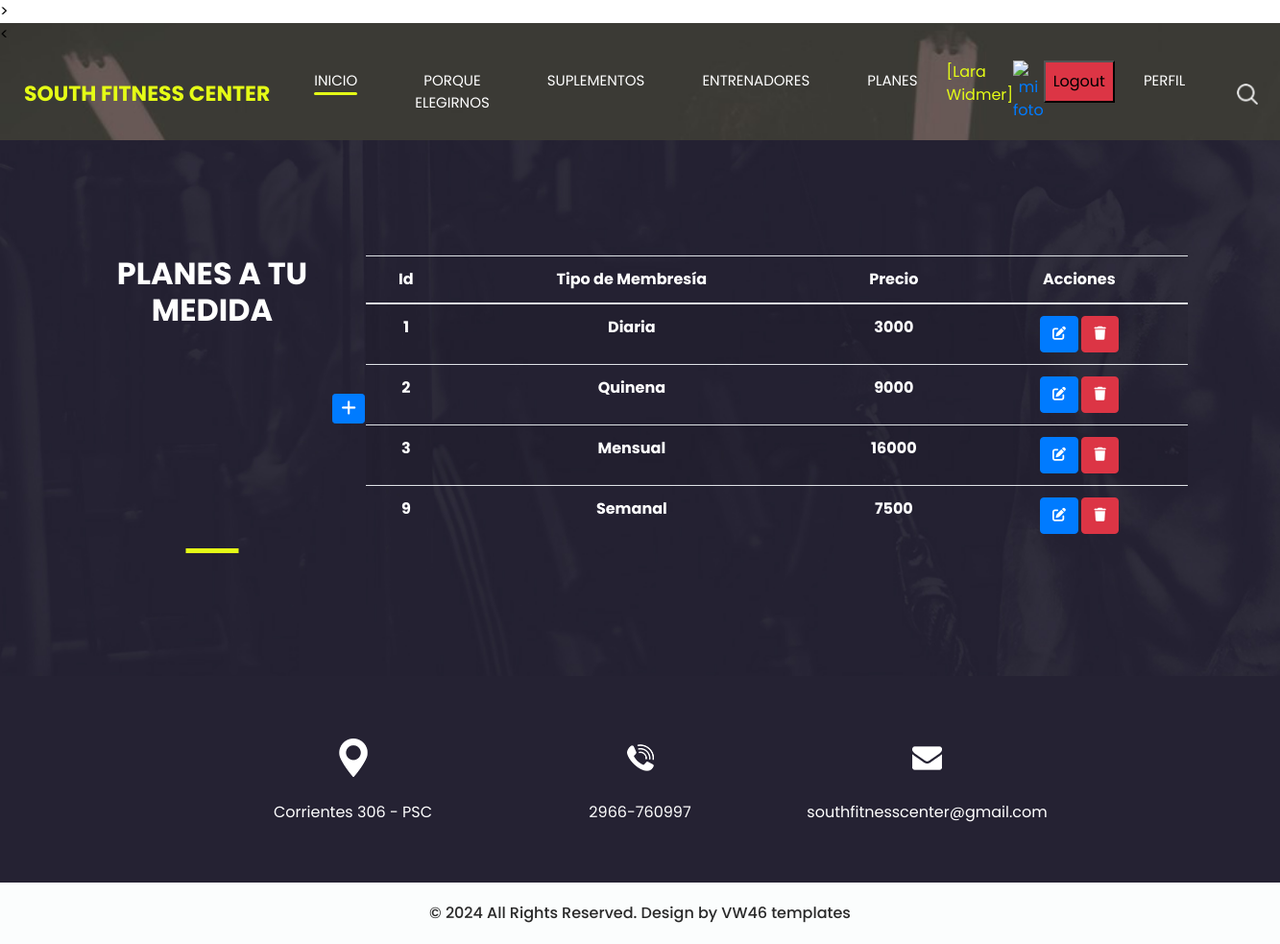
Page /membresias/ (signed in) on the committed database.
### entidades/models.py (models this page shows, shortened)
class Membresias(models.Model):
    nombre = models.CharField(max_length=50)
    precio = models.IntegerField()

### entidades/views.py (the view)
# urls.py: path('membresias/', membresias_list.as_view(), name="membresias"),
class membresias_list(LoginRequiredMixin, ListView):
    model = Membresias

### entidades/templates/entidades/membresias_list.html (shortened to what this page needs)
{% extends "entidades/trainer.html" %}
{% block titulo %}
<link rel="stylesheet" href="https://cdnjs.cloudflare.com/ajax/libs/font-awesome/6.4.0/css/all.min.css">
<section class="trainer_section layout_padding">
    <div class="container">
      <div class="heading_container">
        <h2>
            Planes a tu medida
        </h2>
        <table>
            <tr>
                <td>
                    <a
                    href="{% url 'membresias_create' %}"
                    class="btn btn-primary btn-sm"
                    >
                    </a>
                </td>
            </tr>
        </table>
        <table class="table table-striped">
            <thead>
                <tr>
                    <th>Id</th>
                    <th>Tipo de Membresía</th>
                    <th>Precio</th>
                    <th>Acciones</th>
                </tr>
            </thead>
            <tbody>
            {% for m in membresias_list %}
                <tr>
                    <th>{{ m.id }}</th>
                    <th>{{ m.nombre }}</th>
                    <th>{{ m.precio }}</th>
                    <th>
                        <a
                            href="{% url 'membresias_update' m.id %}"
                            class="btn btn-primary"
                            style="--bs-btn-padding-y: .25rem; --bs-btn-padding-x: .5rem; --bs-btn-font-size: .75rem;"
                            ><i class="fa fa-edit fa-sm" title="Edit Record"></i>
                        </a>
                        <a
                            href="{% url 'membresias_delete' m.id %}"
                            class="btn btn-danger"
                            style="--bs-btn-padding-y: .25rem; --bs-btn-padding-x: .5rem; --bs-btn-font-size: .75rem;"
                            ><i class="fa fa-trash fa-sm" title="Delete Record"></i>
                        </a>
                    </th>
                </tr>
            {% endfor %}
            </tbody>
        </table>
      </div>
    </div class="container">
</section class="trainer_section layout_padding">
{% endblock titulo %}

### entidades/templates/entidades/trainer.html (shortened to what this page needs)
<!DOCTYPE html>
<html>
<head>
  {% load static %}
  <link rel="stylesheet" type="text/css" href="https://cdnjs.cloudflare.com/ajax/libs/OwlCarousel2/2.3.4/assets/owl.carousel.min.css" />
  <link rel="stylesheet" type="text/css" href="{% static 'css/bootstrap.css' %}" />
  <link href="{% static 'css/style.css' %}" rel="stylesheet" />
  <link href="{% static 'css/responsive.css' %}" rel="stylesheet" />
</head>>
<body class="sub_page">
  <div class="hero_area">
    <<header class="header_section">
      <div class="container-fluid">
        <nav class="navbar navbar-expand-lg custom_nav-container ">
          <a class="navbar-brand" href="index.html">
            <span>
              South Fitness Center
            </span>
          </a>
          <div class="collapse navbar-collapse" id="navbarSupportedContent">
            <div class="d-flex ml-auto flex-column flex-lg-row align-items-center">
              <ul class="navbar-nav  ">
                {% if user.is_authenticated %}
                <li class="nav-item active">
                  <a class="nav-link" href="{% url 'home' %}">Inicio <span class="sr-only">(current)</span></a>
                </li>
                <li class="nav-item ">
                  <a class="nav-link" href="{% url 'why' %}"> Porque elegirnos </a>
                </li>
                <li class="nav-item">
                  <a class="nav-link" href="{% url 'trainer' %}"> Suplementos</a>
                </li>
                <li class="nav-item">
                  <a class="nav-link" href="{% url 'entrenadores' %}"> Entrenadores</a>
                </li>
                <li class="nav-item">
                  <a class="nav-link" href="{% url 'membresias' %}"> Planes</a>
                </li>
                <li class="nav-item">
                  <p style="color:#E5FC16"> [{{user.first_name}} {{user.last_name}}] </p>
                </li>
                <div class="text-center">
                  <a href= "{% url 'agregar_avatar' %}"><img src="{{ request.session.avatar }}" height="40px" weight="40px" alt="mi foto"></a>
                </div>
                <form method="post" action="{% url 'logout' %}">
                  <button type="submit" class="nav-link bg-danger ms-2">Logout</button>
                </form>
                <li class="nav-item">
                  <a class="nav-link" href="{% url 'perfil' %}"> Perfil</a>
                </li>
                {% endif %}
              </ul>
              <div class="user_option">
                <form class="form-inline my-2 my-lg-0 ml-0 ml-lg-4 mb-3 mb-lg-0">
                  <button class="btn  my-2 my-sm-0 nav_search-btn" type="submit"></button>
                </form>
              </div>
            </div>
          </div>
        </nav>
      </div>
    </header>
  </div>
  {% block titulo %}{% endblock titulo %}
   <section class="info_section layout_padding2">
    <div class="container">
      <div class="info_items">
        <a href="">
          <div class="item ">
            <div class="img-box box-1">
            </div>
            <div class="detail-box">
              <p>
                Corrientes 306 - PSC
              </p>
            </div>
          </div>
        </a>
        <a href="">
          <div class="item ">
            <div class="img-box box-2">
            </div>
            <div class="detail-box">
              <p>
                2966-760997
              </p>
            </div>
          </div>
        </a>
        <a href="">
          <div class="item ">
            <div class="img-box box-3">
            </div>
            <div class="detail-box">
              <p>
                southfitnesscenter@gmail.com
              </p>
            </div>
          </div>
        </a>
      </div>
    </div>
  </section>
  <footer class="container-fluid footer_section">
    <p>
      &copy; 2024 All Rights Reserved. Design by
      <a href="https://html.design/">VW46 templates</a>
    </p>
  </footer>
</body>
</html>

### entidades/static/css/style.css (style rules this page uses)
body { font-family: 'Poppins', sans-serif; color: #000000; background-color: #ffffff; }
.layout_padding { padding-top: 120px; padding-bottom: 120px; }
.layout_padding2 { padding-top: 45px; padding-bottom: 45px; }
.heading_container { display: -webkit-box; display: -ms-flexbox; display: flex; -webkit-box-pack: center; -ms-flex-pack: center; justify-content: center; text-align: center; }
.heading_container h2 { font-weight: bold; position: relative; padding-bottom: 5px; text-transform: uppercase; }
.heading_container h2::before { content: ""; position: absolute; bottom: 0; left: 50%; width: 55px; height: 5px; background-color: #e5fc16; -webkit-transform: translateX(-50%); transform: translateX(-50%); }
.hero_area { height: 100vh; display: -webkit-box; display: -ms-flexbox; display: flex; -webkit-box-orient: vertical; -webkit-box-direction: normal; -ms-flex-direction: column; flex-direction: column; background-image: url(../images/hero-bg.jpg); background-size: cover; background-attachment: fixed; }
.sub_page .hero_area { height: auto; }
.header_section .container-fluid { padding-right: 25px; padding-left: 25px; }
.custom_nav-container.navbar-expand-lg .navbar-nav .nav-item .nav-link { margin: 10px 30px; padding: 0; padding-bottom: 3px; color: #ffffff; text-align: center; position: relative; text-transform: uppercase; font-size: 15px; }
.custom_nav-container.navbar-expand-lg .navbar-nav .nav-item .nav-link::after { display: none; content: ""; position: absolute; left: 0; bottom: 0; width: 100%; height: 3px; border-radius: 5px; background-color: #ffffff; }
.custom_nav-container.navbar-expand-lg .navbar-nav .nav-item.active a::after, .custom_nav-container.navbar-expand-lg .navbar-nav .nav-item:hover a::after { display: block; background-color: #e5fc16; }
a, a:hover, a:focus { text-decoration: none; }
.btn, .btn:focus { outline: none !important; -webkit-box-shadow: none; box-shadow: none; }
.user_option { display: -webkit-box; display: -ms-flexbox; display: flex; -webkit-box-align: center; -ms-flex-align: center; align-items: center; }
.custom_nav-container .nav_search-btn { background-image: url(../images/search-icon.png); background-size: 22px; background-repeat: no-repeat; background-position-y: 7px; width: 35px; height: 35px; padding: 0; border: none; }
.navbar-brand { display: -webkit-box; display: -ms-flexbox; display: flex; -webkit-box-align: center; -ms-flex-align: center; align-items: center; position: relative; }
.navbar-brand span { font-size: 22px; text-transform: uppercase; font-weight: bold; color: #e5fc16; position: relative; z-index: 3; }
.custom_nav-container { z-index: 99999; padding: 15px 0; }
.trainer_section .container .heading_container .table th { color: #ffffff; }
.trainer_section { background-image: url(../images/trainer-bg.jpg); background-size: cover; background-attachment: fixed; color: #ffffff; }
.info_section { background-color: #252233; }
.info_items { width: 70%; margin: 0 auto; display: -webkit-box; display: -ms-flexbox; display: flex; -webkit-box-pack: justify; -ms-flex-pack: justify; justify-content: space-between; }
.info_items .item { width: 200px; display: -webkit-box; display: -ms-flexbox; display: flex; -webkit-box-orient: vertical; -webkit-box-direction: normal; -ms-flex-direction: column; flex-direction: column; -webkit-box-align: center; -ms-flex-align: center; align-items: center; text-align: center; }
.info_items .item .img-box { width: 80px; height: 80px; border-radius: 100%; background-repeat: no-repeat; background-position: center; }
.info_items .item .detail-box { margin-top: 5px; color: #fff; }
.info_items { position: relative; }
.info_items a { position: relative; }
.info_items .item .img-box.box-1 { background-image: url(../images/location-white.png); }
.info_items .item .img-box.box-2 { background-image: url(../images/telephone-white.png); }
.info_items .item .img-box.box-3 { background-image: url(../images/envelope-white.png); }
.footer_section { background-color: #fbfdfd; padding: 20px; font-weight: 500; }
.footer_section p { color: #292929; margin: 0; text-align: center; }
.footer_section a { color: #292929; }

### entidades/static/css/responsive.css (style rules this page uses)
@media (min-width: 1200px) { .container { max-width: 1170px; } }

### rows in the picture
Membresias: id "1", nombre "Diaria", precio "3000"
Membresias: id "2", nombre "Quinena", precio "9000"
Membresias: id "3", nombre "Mensual", precio "16000"
Membresias: id "9", nombre "Semanal", precio "7500"

### other values in the picture
{{ user.first_name }} "Lara"
{{ user.last_name }} "Widmer"
